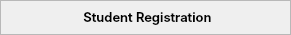
    <widget class="QFrame" name="frame_header">
     <property name="minimumSize">
      <size>
       <width>0</width>
       <height>35</height>
      </size>
     </property>
     <property name="maximumSize">
      <size>
       <width>16777215</width>
       <height>35</height>
      </size>
     </property>
     <property name="mouseTracking">
      <bool>true</bool>
     </property>
     <property name="styleSheet">
      <string notr="true">#frame_header {
	background-color: #deddda;
	border-top-left-radius: 12px;
	border-top-right-radius: 12px;
	border: 1px solid #7a7a7a;
	border-bottom: none;
}</string>
     </property>
     <property name="frameShape">
      <enum>QFrame::StyledPanel</enum>
     </property>
     <property name="frameShadow">
      <enum>QFrame::Raised</enum>
     </property>
     <layout class="QHBoxLayout" name="horizontalLayout_15">
      <property name="spacing">
       <number>6</number>
      </property>
      <property name="leftMargin">
       <number>4</number>
      </property>
      <property name="topMargin">
       <number>0</number>
      </property>
      <property name="rightMargin">
       <number>0</number>
      </property>
      <property name="bottomMargin">
       <number>0</number>
      </property>
      <item>
       <widget class="QWidget" name="widget_window_icon" native="true">
        <property name="minimumSize">
         <size>
          <width>72</width>
          <height>34</height>
         </size>
        </property>
        <property name="maximumSize">
         <size>
          <width>72</width>
          <height>34</height>
         </size>
        </property>
        <property name="styleSheet">
         <string notr="true">background: transparent;</string>
        </property>
        <layout class="QHBoxLayout" name="horizontalLayout_16">
         <property name="spacing">
          <number>0</number>
         </property>
         <property name="leftMargin">
          <number>0</number>
         </property>
         <property name="topMargin">
          <number>0</number>
         </property>
         <property name="rightMargin">
          <number>0</number>
         </property>
         <property name="bottomMargin">
          <number>0</number>
         </property>
        </layout>
       </widget>
      </item>
      <item>
       <widget class="QLabel" name="label_windowTitle">
        <property name="font">
         <font>
          <family>Inter SemiBold</family>
          <pointsize>10</pointsize>
          <weight>50</weight>
          <italic>false</italic>
          <bold>false</bold>
         </font>
        </property>
        <property name="styleSheet">
         <string notr="true">background: transparent;
color: rgb(0, 0, 0);
font: 10pt &quot;Inter SemiBold&quot;;</string>
        </property>
        <property name="text">
         <string>Student Registration</string>
        </property>
        <property name="alignment">
         <set>Qt::AlignCenter</set>
        </property>
       </widget>
      </item>
      <item>
       <widget class="QWidget" name="widget_window_buttons" native="true">
        <property name="minimumSize">
         <size>
          <width>72</width>
          <height>34</height>
         </size>
        </property>
        <property name="maximumSize">
         <size>
          <width>72</width>
          <height>34</height>
         </size>
        </property>
        <property name="styleSheet">
         <string notr="true">background: transparent;</string>
        </property>
        <layout class="QHBoxLayout" name="horizontalLayout_17">
         <property name="spacing">
          <number>0</number>
         </property>
         <property name="leftMargin">
          <number>0</number>
         </property>
         <property name="topMargin">
          <number>0</number>
         </property>
         <property name="rightMargin">
          <number>0</number>
         </property>
         <property name="bottomMargin">
          <number>0</number>
         </property>
         <item>
          <widget class="QPushButton" name="btnMinimize">
           <property name="minimumSize">
            <size>
             <width>24</width>
             <height>24</height>
            </size>
           </property>
           <property name="maximumSize">
            <size>
             <width>24</width>
             <height>24</height>
            </size>
           </property>
           <property name="cursor">
            <cursorShape>PointingHandCursor</cursorShape>
           </property>
           <property name="styleSheet">
            <string notr="true">#btnMinimize {
	border-radius: 12px;
	background-color: transparent;
}

#btnMinimize:hover {
	background-color: rgb(248, 228, 92);
}</string>
           </property>
           <property name="text">
            <string/>
           </property>
           <property name="icon">
            <iconset resource="../resources.qrc">
             <normaloff>:/Images/Images/minimize-sign.png</normaloff>:/Images/Images/minimize-sign.png</iconset>
           </property>
           <property name="iconSize">
            <size>
             <width>12</width>
             <height>12</height>
            </size>
           </property>
          </widget>
         </item>
         <item>
          <widget class="QPushButton" name="btnClose">
           <property name="minimumSize">
            <size>
             <width>24</width>
             <height>24</height>
            </size>
           </property>
           <property name="maximumSize">
            <size>
             <width>24</width>
             <height>24</height>
            </size>
           </property>
           <property name="cursor">
            <cursorShape>PointingHandCursor</cursorShape>
           </property>
           <property name="styleSheet">
            <string notr="true">#btnClose {
	border-radius: 12px;
	background-color: transparent;
}

#btnClose:hover {
	background-color: rgb(246, 97, 81);
}</string>
           </property>
           <property name="text">
            <string/>
           </property>
           <property name="icon">
            <iconset resource="../resources.qrc">
             <normaloff>:/Images/Images/clear.png</normaloff>:/Images/Images/clear.png</iconset>
           </property>
          </widget>
         </item>
        </layout>
       </widget>
      </item>
     </layout>
    </widget>
